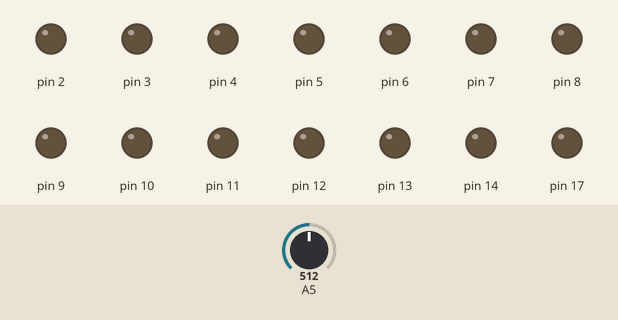
Recording of a sketch running on a simulated Arduino Uno, built with avr-gcc and run on an emulated ATmega328P. Shown: output pins drawn as LEDs (lit = HIGH). The test bench sets the inputs (shaded band); at power-on: A5 = 512.

Above: at 1.2 s.
1.3 s: A5 set to 410
2.8 s: A5 set to 398
At 4.0 s:
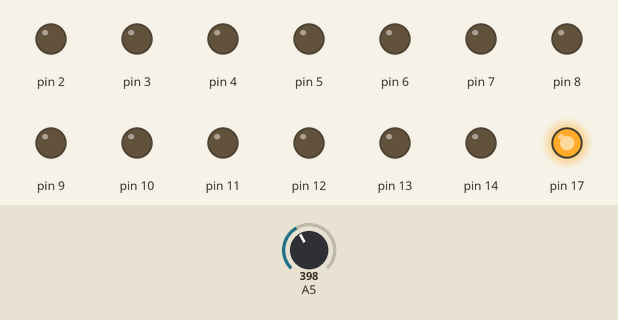
Timing chart, 0 to 5.8 s (numbered marks = the images above; inputs shaded):
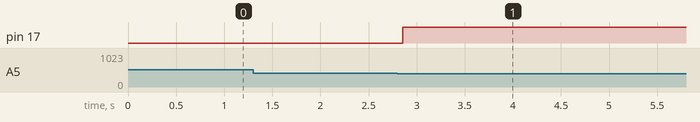

The sketch:

_01_HariTetris.ino
```cpp
int longDelay = 5;
int work = longDelay;
int oldCol = 15;
int newCol = 0;

int minValue = 335;
int maxValue = 395;

void setup() {
  for (byte i=0; i<16; i++)
    pinMode(2+i,OUTPUT);

  cli(); // Stop interrupts

  TCCR0A = 0; //
  TCCR0B = 0;
  TCNT0 = 0; // Counter

  // compare match register = [ 16,000,000Hz/ (prescaler * desired interrupt frequency) ] - 1
  OCR0A = 255; //(16*10^6) / (2000*64) - 1; // OCR0A/OCR02A can be up to 255, OCR1A up to 65535

  TCCR0A |= (1 << WGM01); // Turn on CTC mode
  TCCR0B |= (1 << CS01) | (1 << CS00); // turn on bits for 64 prescaler

  TIMSK0 |= (1 << OCIE0A); // enable timer compare interrupt

  sei(); // allow interrupts
}

ISR(TIMER0_COMPA_vect)
{
  work--;
  if (work==0) {
    work = longDelay;

    int sensorValue = analogRead(A5);
    int ledIndex = map(sensorValue, minValue, maxValue, 0,15);

    digitalWrite(2+oldCol,LOW);
    int newCol=ledIndex;
    digitalWrite(2+newCol,HIGH);
    oldCol=newCol;
  }
}

void loop() {
  // put your main code here, to run repeatedly:
  //toggle0 = !toggle0;
  //digitalWrite(13,toggle0);
  //delay(1000);
}
```

Measured:
- the behaviour switches between 399 and 398 on A5 (found by bisection; images 0 and 1)
- after the input at 1.3 s, every drawn part: stays the same
- after the input at 2.8 s, pin 17: LOW → HIGH after 0.06 s
